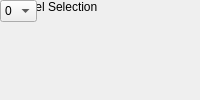
<?xml version="1.0" encoding="UTF-8"?>
<ui version="4.0">
 <class>MainWindow</class>
 <widget class="QMainWindow" name="MainWindow">
  <property name="windowTitle"><string>adc_16g_asnt</string></property>
  <widget class="QWidget" name="centralwidget">
   <!-- NOTE: this is a simplified structural mirror of the generated
        <module>_ui.py, not a full round-trip Designer file. Regenerate
        both from the same spec if you need to edit layout by hand. -->
       <widget class="QLabel" name="label_channel_sel">
     <property name="text"><string>Channel Selection</string></property>
    </widget>
       <widget class="QComboBox" name="channel_sel">
     <item><property name="text"><string>0</string></property></item>
     <item><property name="text"><string>1</string></property></item>
     <item><property name="text"><string>2</string></property></item>
     <item><property name="text"><string>3</string></property></item>
    </widget>
  </widget>
 </widget>
 <resources/>
 <connections/>
</ui>
